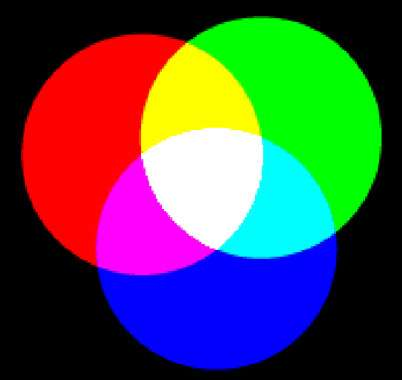
%> input picture code/im/test.jpg, 402 x 380 px
$ octave main.m   (GNU Octave 9; MATLAB toolbox functions it lacks are replaced by stand-ins)
%> lines starting %> are read from the running program, lines starting %| are printed output that depends on the picture
%% load and rescale images so that they have same dimention
addpath('../../YUV_tools/YUV');
addpath('../../projsplx');
RGB = imread('test.jpg');
%> RGB is the input picture: size 380x402x3 uint8; mean R, G, B 76.6, 76.4, 76.6
%RGB =imresize(RGB, [300 500] );
figure(1);imshow(RGB, []);
display(size(RGB));
%|    380   402     3
RGB2 = imread('test.jpg');
figure(2); imshow(RGB2,[]);
[nr nc ~] = size(RGB);
%> nr = 380; nc = 402
RGB2 =imresize(RGB2, [nr nc] );
display(size(RGB2));
%|    380   402     3

%% Convert images in YUV
R1 = RGB(:,:,1);
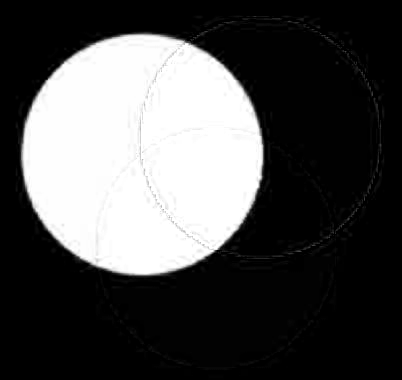
%> R1: size 380x402 uint8; min 0, max 255, mean 76.6
G1 = RGB(:,:,2);
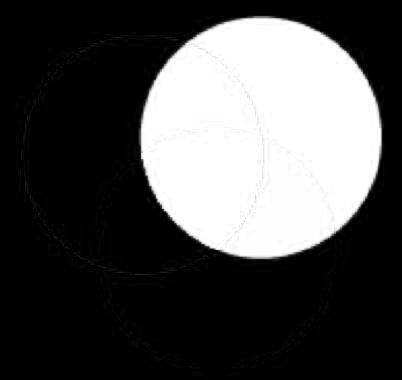
%> G1: size 380x402 uint8; min 0, max 255, mean 76.4
B1 = RGB(:,:,3);
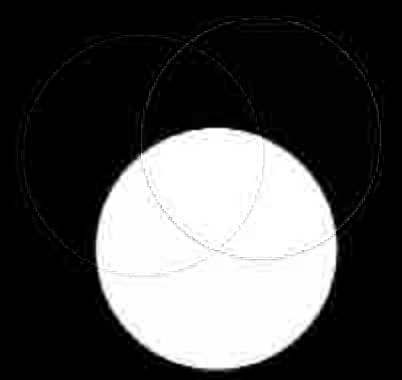
%> B1: size 380x402 uint8; min 0, max 255, mean 76.6; mean of the top-left, top-right, bottom-left and bottom-right quarters 25.4, 38.9, 102.7, 139.4
R2 = RGB2(:,:,1);
G2 = RGB2(:,:,2);
B2 = RGB2(:,:,3);
%> (the run ends here)
